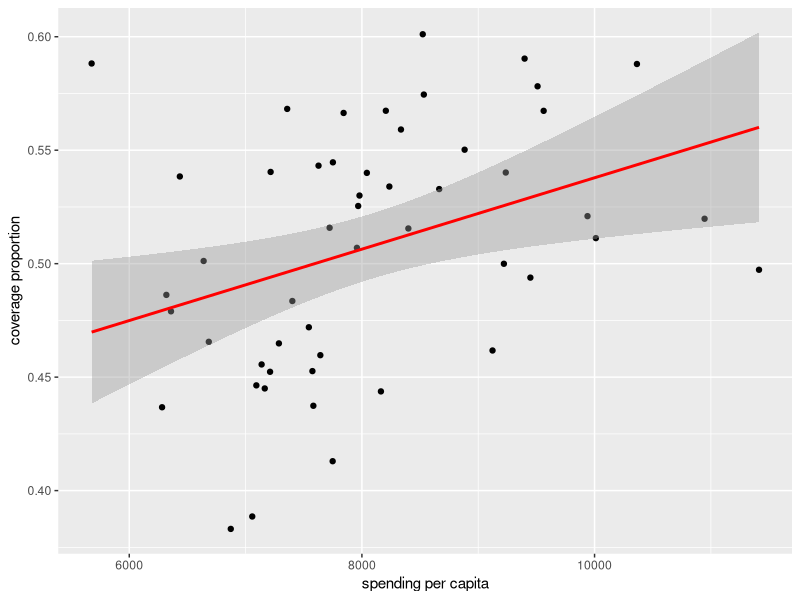
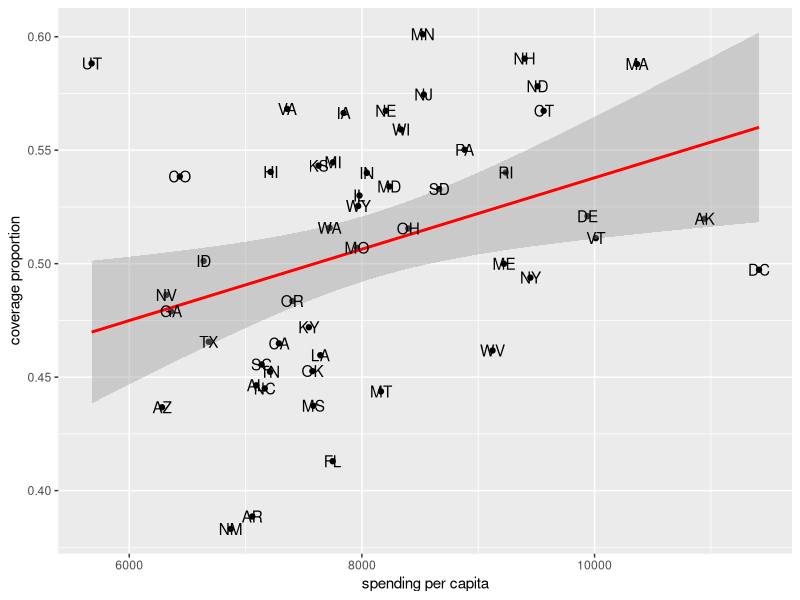
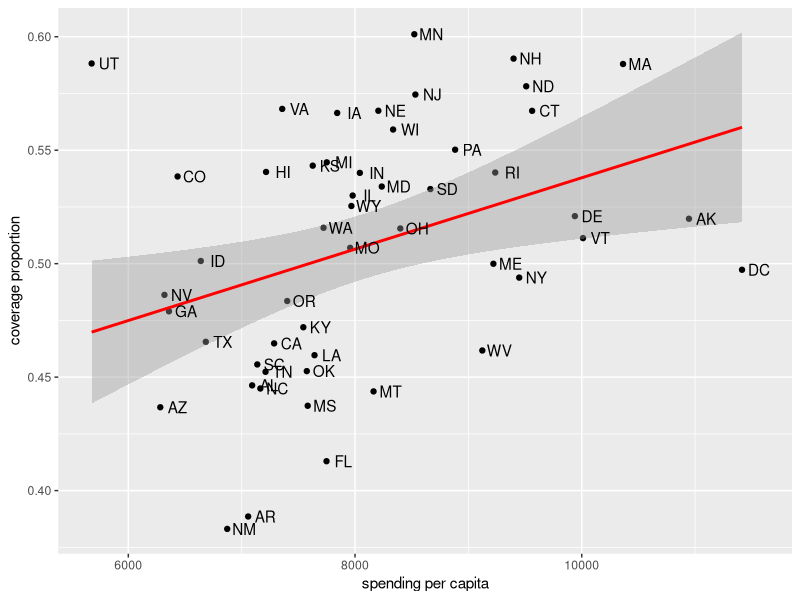
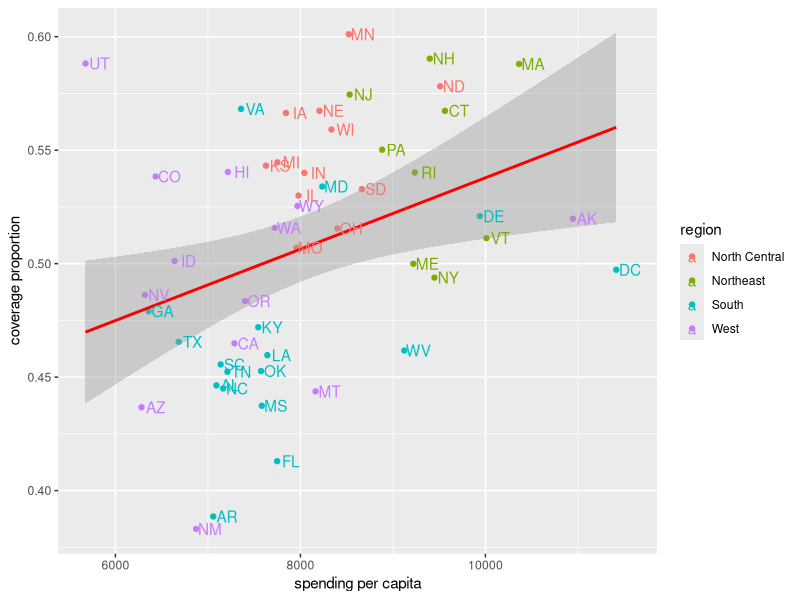
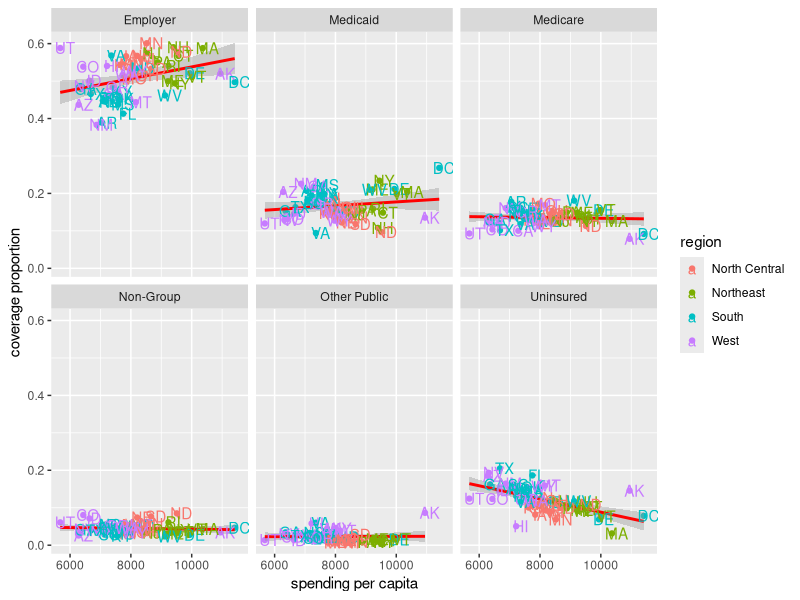
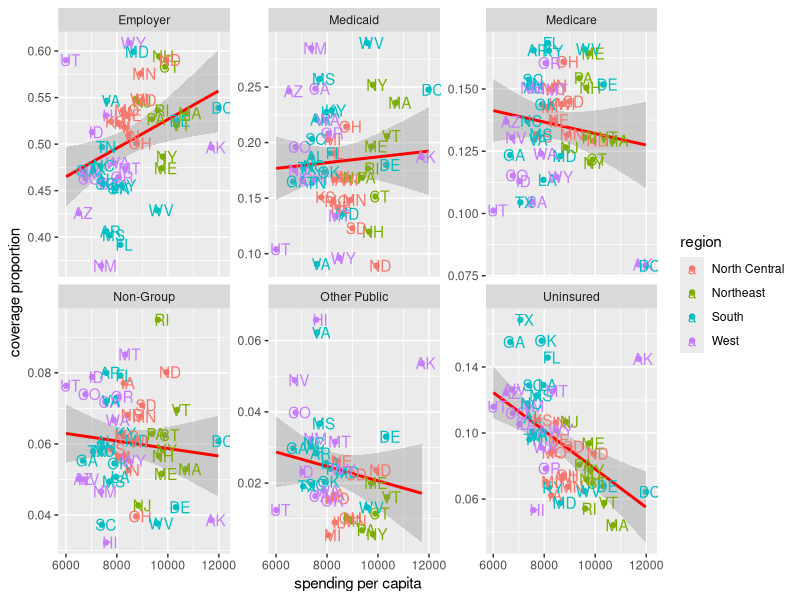
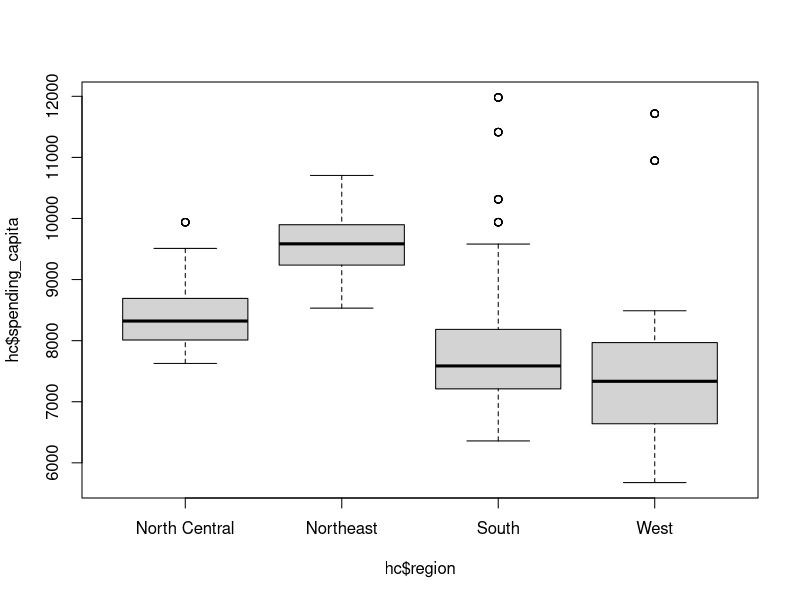
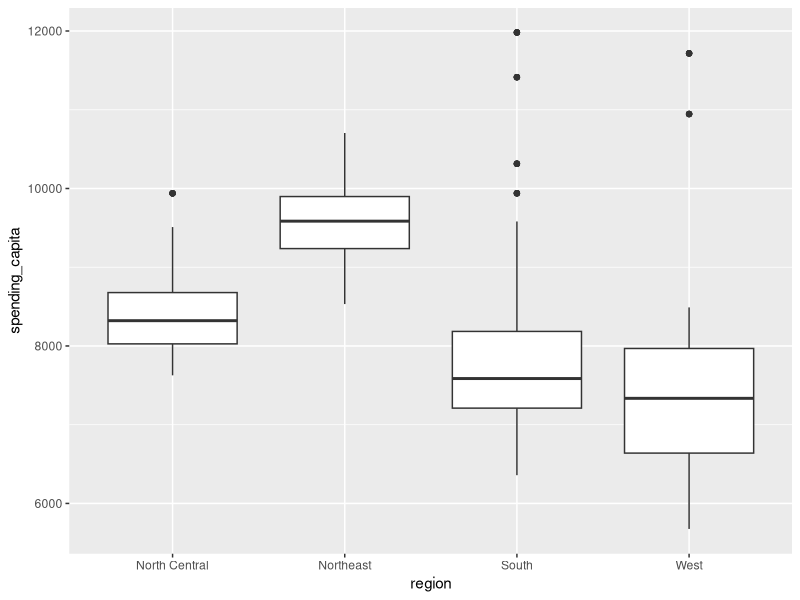

Write the R code that produced these figures, in order.
## ---- chunk 1
knitr::opts_chunk$set(echo = TRUE)
## ---- chunk 2
library(tidyverse)
## ---- chunk 3
coverage <- read_csv("../data/KFF/healthcare-coverage.csv", 
                     skip = 2, col_names = TRUE)
coverage <- read_csv("../data/KFF/healthcare-coverage.csv", 
                     skip = 2, col_names = TRUE,
                     n_max  = which(coverage$Location == "Notes")-1)
spending <- read_csv("../data/KFF/healthcare-spending.csv", 
                     skip = 2, col_names = TRUE)
spending <- read_csv("../data/KFF/healthcare-spending.csv", 
                     skip = 2, col_names = TRUE,
                     n_max  = which(spending$Location == "Notes")-1)
life <- read_csv("../data/KFF/life-expectancy.csv", 
                     skip = 2, col_names = TRUE)
life <- read_csv("../data/KFF/life-expectancy.csv", 
                     skip = 2, col_names = TRUE,
                     n_max  = which(life$Location == "Sources")-1)
## ---- chunk 4
coverage <- gather(coverage, "year_type", "tot_coverage", -Location)
spending <- gather(spending, "year", "tot_spending", -Location)
## ---- chunk 5
coverage <- 
  coverage %>% 
  separate(year_type, sep="__", into=c("year", "type"), convert = TRUE) %>%
  mutate_at("tot_coverage", as.integer)

spending <- 
  spending %>% 
  separate(year, sep="__", into=c("year", "name"), convert = TRUE) %>% 
  select(-name)

life <- 
  life %>% 
  rename(life_exp_years = `Life Expectancy at Birth (years)`)
## ---- chunk 6
library(datasets)
data(state)
unique(state.name)

state.abb <- c(state.abb, "DC")
state.region <- as.factor(c(as.character(state.region), "South"))
state.name <- c(state.name, "District of Columbia")
coverage$abb <- state.abb[match(coverage$Location, state.name)]
coverage$region <- state.region[match(coverage$Location, state.name)]
## ---- chunk 7
hc <- inner_join(coverage, spending, by = c("Location", "year"))
hc <- left_join(hc, life, by = c("Location"))
hc <- hc %>% filter(Location != "United States")
pop <- hc %>% 
  filter(type == "Total") %>% select(Location, year, tot_coverage)
hc <- hc %>% 
  filter(type != "Total") %>% 
  left_join(pop, by = c("Location", "year")) %>% 
  rename(tot_coverage = tot_coverage.x, tot_pop = tot_coverage.y)
## ---- chunk 8
hc <- hc %>% 
    mutate(prop_coverage = tot_coverage/tot_pop,
           spending_capita = (tot_spending*1e6) / tot_pop) 
hc
## ---- chunk 9
hc %>%
  filter(type == "Employer", year == "2013") %>% 
  ggplot(aes(x = spending_capita, y = prop_coverage)) + 
  geom_point() + 
  xlab("spending per capita") + 
  ylab("coverage proportion") + 
  geom_smooth(method = "lm", col = "red")
## ---- chunk 10
hc %>% 
  filter(type == "Employer", year == "2013") %>% 
  ggplot(aes(x = spending_capita, y = prop_coverage)) + 
  geom_point() + 
  xlab("spending per capita") + 
  ylab("coverage proportion") + 
  geom_smooth(method = "lm", col = "red") + 
  geom_text(aes(label=abb))
## ---- chunk 11
hc %>% 
  filter(type == "Employer", year == "2013") %>% 
  ggplot(aes(x = spending_capita, y = prop_coverage)) + 
  geom_point() + 
  xlab("spending per capita") + 
  ylab("coverage proportion") + 
  geom_smooth(method = "lm", col = "red") + 
  geom_text(aes(label=abb), nudge_x = 150)
## ---- chunk 12
## add your code here

hc %>% 
  filter(type == "Employer", year == "2013") %>% 
  ggplot(aes(x = spending_capita, y = prop_coverage, 
             color = region)) + 
  geom_point() + 
  xlab("spending per capita") + 
  ylab("coverage proportion") + 
  geom_smooth(method = "lm", col = "red") + 
  geom_text(aes(label=abb), nudge_x = 150)
## ---- chunk 13
hc %>%
  filter(year == "2013") %>% 
  ggplot(aes(x = spending_capita, y = prop_coverage, 
             color = region)) + 
  geom_point() + 
  xlab("spending per capita") + 
  ylab("coverage proportion") + 
  geom_smooth(method = "lm", col = "red") + 
  geom_text(aes(label=abb), nudge_x = 150) + 
  facet_wrap(~type)
## ---- chunk 14
?ggplot2::facet_grid
## ---- chunk 15
hc %>%
  filter(year == "2014") %>% 
  ggplot(aes(x = spending_capita, y = prop_coverage, 
             color = region)) + 
  geom_point() + 
  xlab("spending per capita") + 
  ylab("coverage proportion") + 
  geom_smooth(method = "lm", col = "red") + 
  geom_text(aes(label=abb), nudge_x = 150) + 
  facet_wrap(~type, scales="free_y")
## ---- chunk 16
boxplot(hc$spending_capita ~ hc$region)
## ---- chunk 17
hc %>% 
  ggplot(aes(x = region, y = spending_capita)) + 
  geom_boxplot()
## ---- chunk 18
p <- hc %>%
  filter(year == "2014") %>% 
  ggplot(aes(x = spending_capita, y = life_exp_years, 
             color = region)) + 
  geom_point() + 
  xlab("spending per capita") + 
  ylab("life expectactancy") + 
  geom_smooth(method = "lm", col = "red") + 
  geom_text(aes(label=abb))

p + facet_wrap(~type, scales="free")
## ---- chunk 19
p + facet_grid(region~type, scales="free")
## ---- chunk 20
p <- hc %>%
  filter(year == "2014") %>% 
  ggplot(aes(x = prop_coverage, y = life_exp_years, 
             color = region)) + 
  geom_point() + 
  xlab("coverage proportion") + 
  ylab("life expectactancy") + 
  geom_smooth(method = "lm", col = "red") + 
  geom_text(aes(label=abb))

p + facet_grid(region~type, scales="free")
